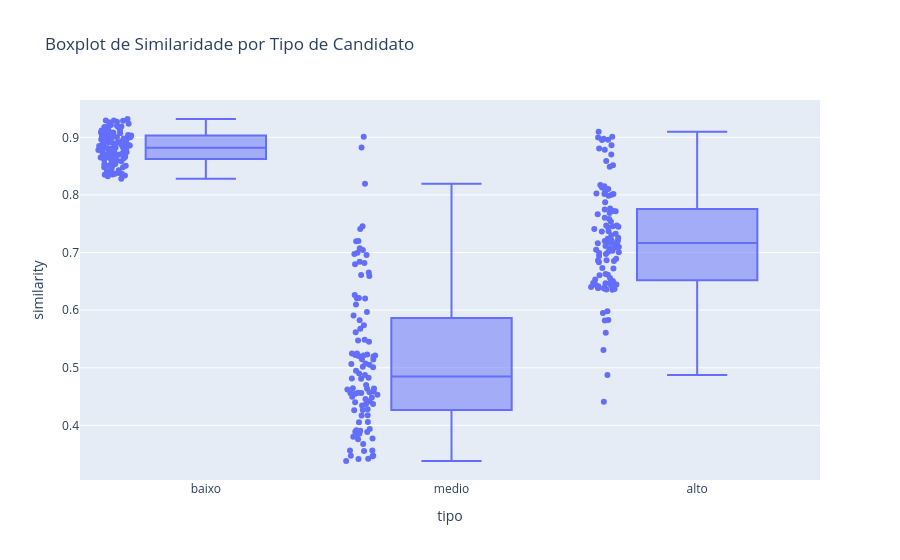

Here is the notebook cell this chart was saved with:
### Code cell
import plotly.express as px

# Filtra primeiro pelo DiagnosedScenario_name
df_direita_media = df[df["DiagnosedScenario_name"] == "direita_media"]

# Cria uma nova coluna 'tipo' baseada no nome do candidato
def extrair_tipo(nome):
    if "_baixo_" in nome:
        return "baixo"
    elif "_medio_" in nome:
        return "medio"
    elif "_alto_" in nome:
        return "alto"
    else:
        return "outro"

df_direita_media["tipo"] = df_direita_media["CandidateScenario_name"].apply(extrair_tipo)

# Agora, faz o boxplot com plotly para cada tipo
fig = px.box(df_direita_media, x="tipo", y="similarity", points="all", title="Boxplot de Similaridade por Tipo de Candidato")
fig.show()

### Figure 1 — Plotly figure (JSON) as saved in the notebook; plotly's stock layout.template omitted (floating-point values rounded to 4 significant figures; data arrays with more than 128 entries replaced by an {"elided": "..."} marker saying what was removed)
{"data": [{"alignmentgroup": "True", "boxpoints": "all", "hovertemplate": "tipo=%{x}<br>similarity=%{y}<extra></extra>", "legendgroup": "", "marker": {"color": "#636efa"}, "name": "", "notched": false, "offsetgroup": "", "orientation": "v", "showlegend": false, "type": "box", "x": {"elided": "300 str values"}, "x0": " ", "xaxis": "x", "y": {"elided": "300 float values"}, "y0": " ", "yaxis": "y"}], "layout": {"boxmode": "group", "legend": {"tracegroupgap": 0}, "title": {"text": "Boxplot de Similaridade por Tipo de Candidato"}, "xaxis": {"anchor": "y", "domain": [0, 1], "title": {"text": "tipo"}}, "yaxis": {"anchor": "x", "domain": [0, 1], "title": {"text": "similarity"}}}}
